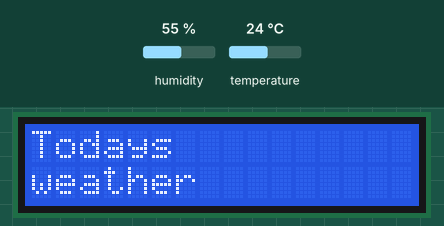
Recording of a sketch running on a simulated Arduino Uno, built with avr-gcc and run on an emulated ATmega328P. On the bench: 16×2 character LCD. Inputs (shaded band) come from the test bench; at power-on: humidity 55 %, temperature 24 °C.

Above: at 1.2 s.
1.3 s: humidity set to 22 %
At 6.6 s:
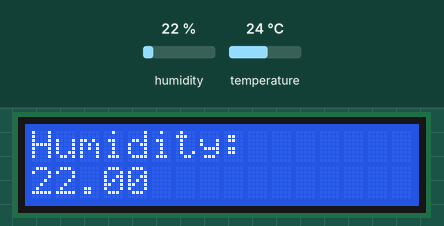
10.3 s: temperature set to 12 °C
At 19.3 s:
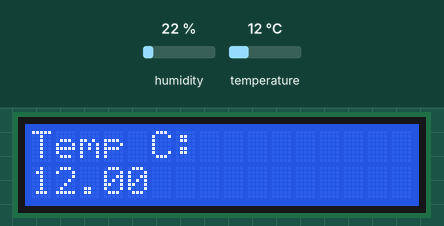
19.6 s: humidity set to 40 %
At 30.6 s:
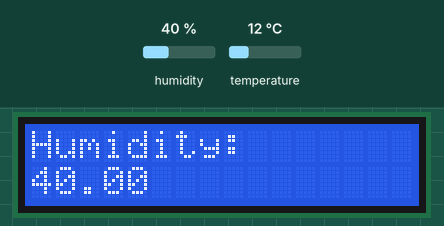
31.7 s: temperature set to 19 °C
At 37.7 s:
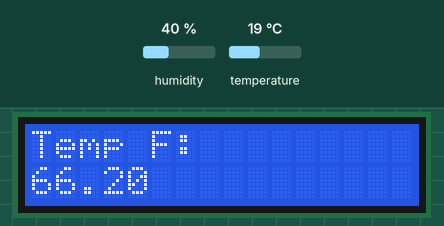
Timing chart, 0 to 39.2 s (numbered marks = the images above; inputs shaded):
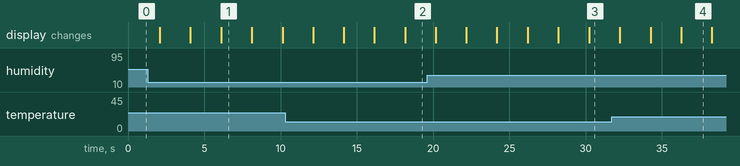

Measured:
- what the display in image 1 shows lasts 2.0 s, from 6.1 s to 8.1 s

The sketch:

DHT_sensor.ino
```cpp
#include <LiquidCrystal.h>
#include <DHT.h>
#include <DHT_U.h>

#define DHTTYPE DHT11

int db7 = 12;
int db6 = 11;
int db5 = 10;
int db4 = 9;
int enable = 8;
int rs = 7;
int dhtPin = 2;
int dt = 2000;

float temperatureC;
float temperatureF;
float humidity;

LiquidCrystal lcd(rs, enable, db4, db5, db6, db7);
DHT ht(dhtPin, DHTTYPE);

void setup() {
  Serial.begin(9600);
  ht.begin();
  lcd.begin(16, 2);
}

void loop() {
  // Print hello first
  lcd.setCursor(0, 0);
  lcd.print("Todays");
  lcd.setCursor(0, 1);
  lcd.print("weather");
  delay(dt);
  lcd.clear();

  // Read sensor data
  temperatureC = ht.readTemperature();
  temperatureF = ht.readTemperature(true);
  humidity = ht.readHumidity();

  // Display temperature in Celsius
  lcd.setCursor(0, 0);
  lcd.print("Temp C:");
  lcd.setCursor(0, 1);
  lcd.print(temperatureC);
  delay(dt);
  lcd.clear();

  // Display temperature in Fahrenheit
  lcd.setCursor(0, 0);
  lcd.print("Temp F:");
  lcd.setCursor(0, 1);
  lcd.print(temperatureF);
  delay(dt);
  lcd.clear();

  // Display humidity
  lcd.setCursor(0, 0);
  lcd.print("Humidity:");
  lcd.setCursor(0, 1);
  lcd.print(humidity);
  delay(dt);
  lcd.clear();
}
```
